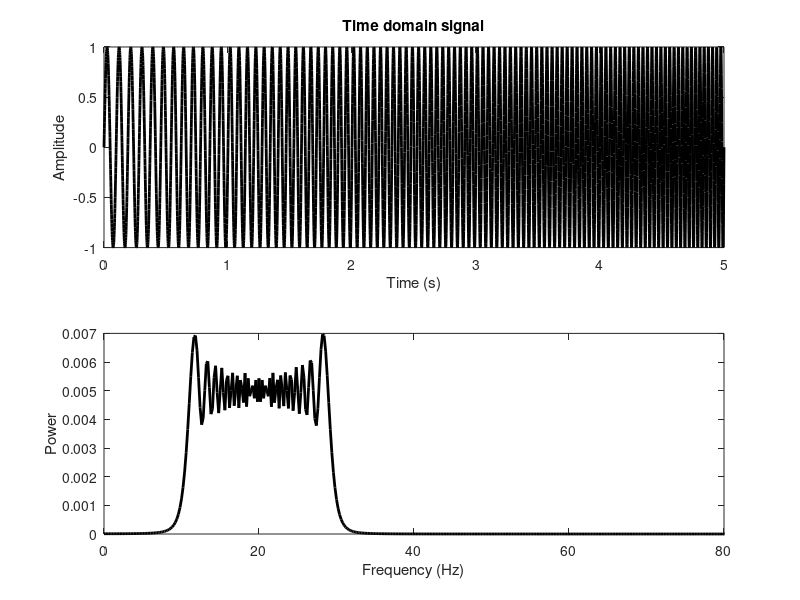
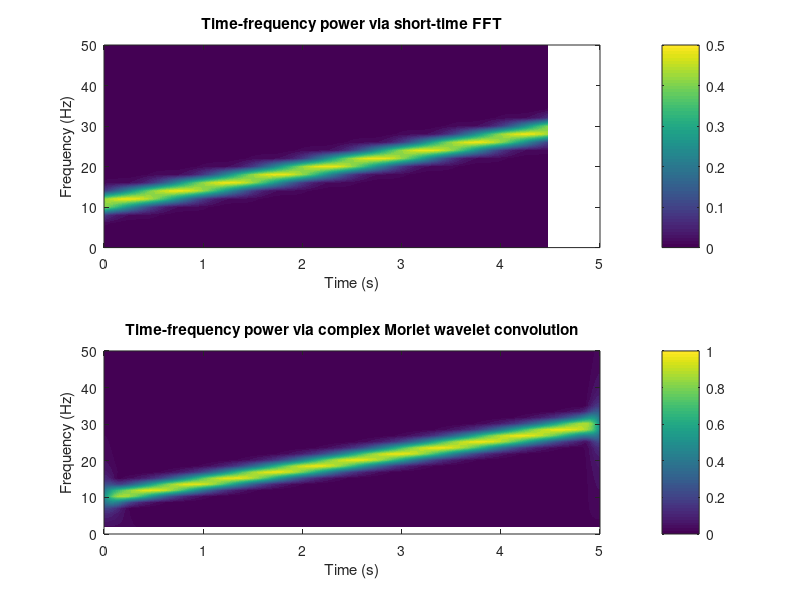

MATLAB code to generate these figures, in order:
%% Solutions for non-stationary time series

%% Create signal (chirp) used in the following examples
% Simulation details and create chirp
fs     = 1000; % sampling rate
time   = 0:1/fs:5;
npnts  = length(time);
f      = [10 30]; % frequencies in Hz
ff     = linspace(f(1),mean(f),npnts);
signal = sin(2*pi.*ff.*time);

figure(9), clf
% Plot signal
subplot(211)
plot(time,signal,'k','linew',2)
xlabel('Time (s)'), ylabel('Amplitude')
title('Time domain signal')

% Compute power spectrum
sigpow = 2*abs(fft(signal)/npnts).^2;
hz     = linspace(0,fs/2,floor(npnts/2)+1);

% Plot
subplot(212)
plot(hz,sigpow(1:length(hz)),'k','linew',2)
xlabel('Frequency (Hz)'), ylabel('Power')
set(gca,'xlim',[0 80])

%% Short-time FFT
winlen   = 500; % window length
stepsize = 25;  % step size for STFFT
numsteps = floor( (npnts-winlen)/stepsize );

hz = linspace(0,fs/2,floor(winlen/2)+1);

% Initialize time-frequency matrix
tf = zeros(length(hz),numsteps);

% Hann taper
hwin = .5*(1-cos(2*pi*(1:winlen) / (winlen-1)));

% Loop over time windows
for ti=1:numsteps
    
    % Extract part of the signal
    tidx    = (ti-1)*stepsize+1:(ti-1)*stepsize+winlen;
    tapdata = signal(tidx);
    
    % FFT of these data
    x = fft(hwin.*tapdata)/winlen;
    
    % Put in matrix
    tf(:,ti) = 2*abs(x(1:length(hz)));
end

figure(10), clf
subplot(211)
contourf(time( (0:numsteps-1)*stepsize+1 ),hz,tf,40,'linecolor','none')
set(gca,'ylim',[0 50],'xlim',[0 5],'clim',[0 .5])
xlabel('Time (s)'), ylabel('Frequency (Hz)')
title('Time-frequency power via short-time FFT')
colorbar

%% Morlet wavelet convolution
% Frequencies used in analysis
nfrex = 30;
frex  = linspace(2,50,nfrex);
wtime = -2:1/fs:2;
gausS = linspace(5,35,nfrex);

% Convolution parameters
nConv = length(wtime) + npnts - 1;
halfw = floor(length(wtime)/2);

% Initialize time-frequency output matrix
tf = zeros(nfrex,npnts);

% FFT of signal
signalX = fft(signal,nConv);

% Loop over wavelet frequencies
for fi=1:nfrex
    % Create the wavelet
    s   = ( gausS(fi)/(2*pi*frex(fi)) )^2;
    cmw = exp(1i*2*pi*frex(fi)*wtime) .* exp( (-wtime.^2)/s );
    
    % Compute its Fourier spectrum and normalize
    cmwX = fft(cmw,nConv);
    cmwX = cmwX./max(cmwX); % scale to 1
  
    % Convolution result is inverse FFT of pointwise multiplication
    convres  = ifft( signalX .* cmwX );
    tf(fi,:) = 2*abs(convres(halfw+1:end-halfw));
end

subplot(212)
contourf(time,frex,tf,40,'linecolor','none')
set(gca,'ylim',[0 50],'xlim',[0 5],'clim',[0 1])
xlabel('Time (s)'), ylabel('Frequency (Hz)')
title('Time-frequency power via complex Morlet wavelet convolution')
colorbar

%% end.